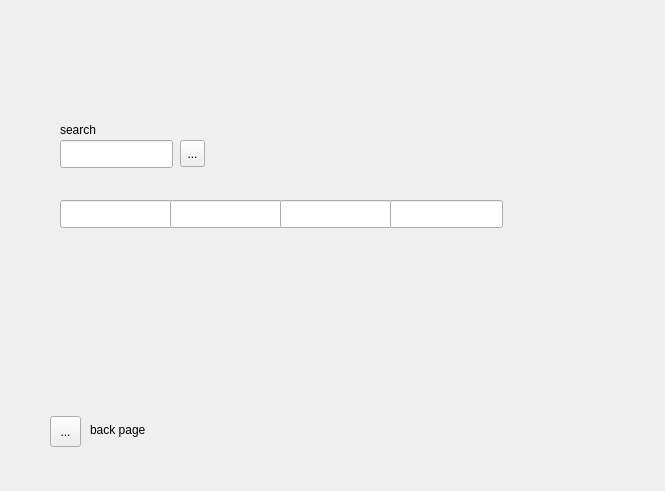
<?xml version="1.0" encoding="UTF-8"?>
<ui version="4.0">
 <class>search_product</class>
 <widget class="QDialog" name="search_product">
  <property name="geometry">
   <rect>
    <x>0</x>
    <y>0</y>
    <width>665</width>
    <height>491</height>
   </rect>
  </property>
  <property name="windowTitle">
   <string>Dialog</string>
  </property>
  <widget class="QLineEdit" name="search">
   <property name="geometry">
    <rect>
     <x>60</x>
     <y>140</y>
     <width>113</width>
     <height>28</height>
    </rect>
   </property>
  </widget>
  <widget class="QLabel" name="label">
   <property name="geometry">
    <rect>
     <x>60</x>
     <y>120</y>
     <width>63</width>
     <height>20</height>
    </rect>
   </property>
   <property name="text">
    <string>search</string>
   </property>
  </widget>
  <widget class="QLineEdit" name="name">
   <property name="geometry">
    <rect>
     <x>60</x>
     <y>200</y>
     <width>113</width>
     <height>28</height>
    </rect>
   </property>
  </widget>
  <widget class="QLineEdit" name="price">
   <property name="geometry">
    <rect>
     <x>170</x>
     <y>200</y>
     <width>113</width>
     <height>28</height>
    </rect>
   </property>
  </widget>
  <widget class="QLineEdit" name="stock">
   <property name="geometry">
    <rect>
     <x>280</x>
     <y>200</y>
     <width>113</width>
     <height>28</height>
    </rect>
   </property>
  </widget>
  <widget class="QLineEdit" name="sale">
   <property name="geometry">
    <rect>
     <x>390</x>
     <y>200</y>
     <width>113</width>
     <height>28</height>
    </rect>
   </property>
  </widget>
  <widget class="QToolButton" name="toolButton">
   <property name="geometry">
    <rect>
     <x>180</x>
     <y>140</y>
     <width>25</width>
     <height>27</height>
    </rect>
   </property>
   <property name="text">
    <string>...</string>
   </property>
   <property name="icon">
    <iconset theme="QIcon::ThemeIcon::EditFind"/>
   </property>
  </widget>
  <widget class="QToolButton" name="toolButton_2">
   <property name="geometry">
    <rect>
     <x>50</x>
     <y>416</y>
     <width>31</width>
     <height>31</height>
    </rect>
   </property>
   <property name="text">
    <string>...</string>
   </property>
   <property name="icon">
    <iconset theme="QIcon::ThemeIcon::DocumentRevert"/>
   </property>
  </widget>
  <widget class="QLabel" name="label_12">
   <property name="geometry">
    <rect>
     <x>90</x>
     <y>420</y>
     <width>71</width>
     <height>20</height>
    </rect>
   </property>
   <property name="text">
    <string>back page</string>
   </property>
  </widget>
 </widget>
 <resources/>
 <connections/>
</ui>
